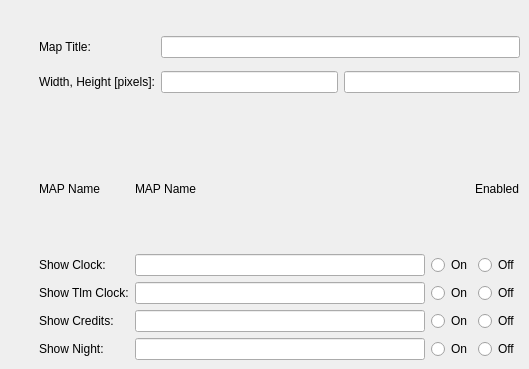
      <widget class="QWidget" name="mapTab">
       <attribute name="title">
        <string>MAP</string>
       </attribute>
       <widget class="QWidget" name="gridLayoutWidget_5">
        <property name="geometry">
         <rect>
          <x>39</x>
          <y>29</y>
          <width>481</width>
          <height>71</height>
         </rect>
        </property>
        <layout class="QGridLayout" name="gridLayout_7">
         <item row="0" column="0">
          <widget class="QLabel" name="label_47">
           <property name="text">
            <string>Map Title:</string>
           </property>
          </widget>
         </item>
         <item row="1" column="0">
          <widget class="QLabel" name="label_48">
           <property name="text">
            <string>Width, Height [pixels]:</string>
           </property>
          </widget>
         </item>
         <item row="0" column="1">
          <layout class="QHBoxLayout" name="horizontalLayout_72">
           <item>
            <widget class="QLineEdit" name="maptitle"/>
           </item>
          </layout>
         </item>
         <item row="1" column="1">
          <layout class="QHBoxLayout" name="horizontalLayout_73">
           <item>
            <widget class="QLineEdit" name="mapwidth"/>
           </item>
           <item>
            <widget class="QLineEdit" name="mapheight"/>
           </item>
          </layout>
         </item>
        </layout>
       </widget>
       <widget class="QWidget" name="gridLayoutWidget_6">
        <property name="geometry">
         <rect>
          <x>39</x>
          <y>129</y>
          <width>481</width>
          <height>231</height>
         </rect>
        </property>
        <layout class="QGridLayout" name="gridLayout_8">
         <item row="2" column="0">
          <widget class="QLabel" name="label_51">
           <property name="text">
            <string>Show Tlm Clock:</string>
           </property>
          </widget>
         </item>
         <item row="3" column="0">
          <widget class="QLabel" name="label_52">
           <property name="text">
            <string>Show Credits:</string>
           </property>
          </widget>
         </item>
         <item row="1" column="0">
          <widget class="QLabel" name="label_50">
           <property name="text">
            <string>Show Clock:</string>
           </property>
          </widget>
         </item>
         <item row="0" column="0">
          <widget class="QLabel" name="label_49">
           <property name="text">
            <string>MAP Name</string>
           </property>
          </widget>
         </item>
         <item row="1" column="1">
          <layout class="QHBoxLayout" name="horizontalLayout_75">
           <item>
            <widget class="QLineEdit" name="showclock_name"/>
           </item>
           <item>
            <layout class="QHBoxLayout" name="horizontalLayout_79">
             <item>
              <widget class="QRadioButton" name="showclock_on">
               <property name="text">
                <string>On</string>
               </property>
               <attribute name="buttonGroup">
                <string notr="true">showclock_toggle</string>
               </attribute>
              </widget>
             </item>
             <item>
              <widget class="QRadioButton" name="showclock_off">
               <property name="text">
                <string>Off</string>
               </property>
               <attribute name="buttonGroup">
                <string notr="true">showclock_toggle</string>
               </attribute>
              </widget>
             </item>
            </layout>
           </item>
          </layout>
         </item>
         <item row="0" column="1">
          <layout class="QHBoxLayout" name="horizontalLayout_74">
           <item>
            <widget class="QLabel" name="label_54">
             <property name="text">
              <string>MAP Name</string>
             </property>
            </widget>
           </item>
           <item>
            <spacer name="horizontalSpacer_2">
             <property name="orientation">
              <enum>Qt::Horizontal</enum>
             </property>
             <property name="sizeHint" stdset="0">
              <size>
               <width>40</width>
               <height>20</height>
              </size>
             </property>
            </spacer>
           </item>
           <item>
            <widget class="QLabel" name="label_55">
             <property name="text">
              <string>Enabled</string>
             </property>
            </widget>
           </item>
          </layout>
         </item>
         <item row="4" column="0">
          <widget class="QLabel" name="label_53">
           <property name="text">
            <string>Show Night:</string>
           </property>
          </widget>
         </item>
         <item row="2" column="1">
          <layout class="QHBoxLayout" name="horizontalLayout_76">
           <item>
            <widget class="QLineEdit" name="showtlmclock_name"/>
           </item>
           <item>
            <layout class="QHBoxLayout" name="horizontalLayout_80">
             <item>
              <widget class="QRadioButton" name="showtlmclock_on">
               <property name="text">
                <string>On</string>
               </property>
               <attribute name="buttonGroup">
                <string notr="true">showtlmclock_toggle</string>
               </attribute>
              </widget>
             </item>
             <item>
              <widget class="QRadioButton" name="showtlmclock_off">
               <property name="text">
                <string>Off</string>
               </property>
               <attribute name="buttonGroup">
                <string notr="true">showtlmclock_toggle</string>
               </attribute>
              </widget>
             </item>
            </layout>
           </item>
          </layout>
         </item>
         <item row="3" column="1">
          <layout class="QHBoxLayout" name="horizontalLayout_77">
           <item>
            <widget class="QLineEdit" name="showcredits_name"/>
           </item>
           <item>
            <layout class="QHBoxLayout" name="horizontalLayout_81">
             <item>
              <widget class="QRadioButton" name="showcredits_on">
               <property name="text">
                <string>On</string>
               </property>
               <attribute name="buttonGroup">
                <string notr="true">showcredits_toggle</string>
               </attribute>
              </widget>
             </item>
             <item>
              <widget class="QRadioButton" name="showcredits_off">
               <property name="text">
                <string>Off</string>
               </property>
               <attribute name="buttonGroup">
                <string notr="true">showcredits_toggle</string>
               </attribute>
              </widget>
             </item>
            </layout>
           </item>
          </layout>
         </item>
         <item row="4" column="1">
          <layout class="QHBoxLayout" name="horizontalLayout_78">
           <item>
            <widget class="QLineEdit" name="shownight_name"/>
           </item>
           <item>
            <layout class="QHBoxLayout" name="horizontalLayout_82">
             <item>
              <widget class="QRadioButton" name="shownight_on">
               <property name="text">
                <string>On</string>
               </property>
               <attribute name="buttonGroup">
                <string notr="true">shownight_toggle</string>
               </attribute>
              </widget>
             </item>
             <item>
              <widget class="QRadioButton" name="shownight_off">
               <property name="text">
                <string>Off</string>
               </property>
               <attribute name="buttonGroup">
                <string notr="true">shownight_toggle</string>
               </attribute>
              </widget>
             </item>
            </layout>
           </item>
          </layout>
         </item>
        </layout>
       </widget>
      </widget>
